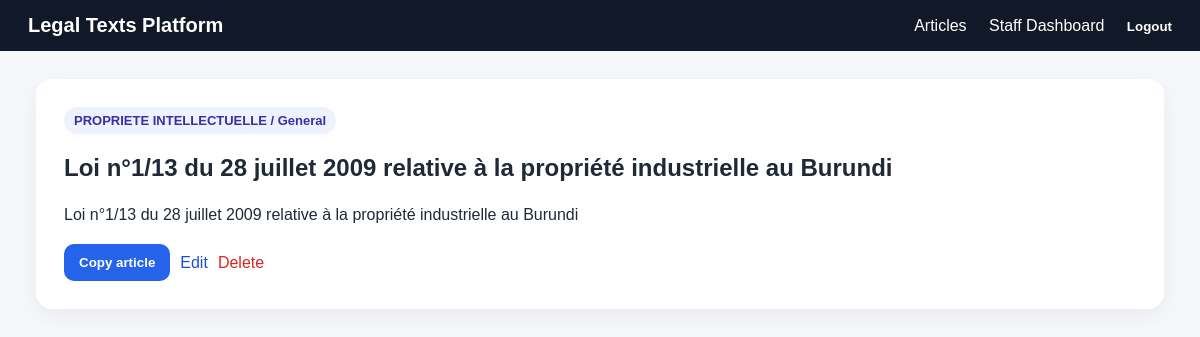
/articles/1/ (signed in), run on the app's committed database.
### legaltexts/models.py (models this page shows, shortened)
class LegalArticle(models.Model):
    section = models.ForeignKey(Section, on_delete=models.CASCADE, related_name='articles')
    title = models.CharField(max_length=500)
    reference_number = models.CharField(max_length=120, blank=True)
    content = models.TextField(blank=True, help_text='Full text, notes, or useful extract.')
    keywords = models.CharField(max_length=500, blank=True)
    source_link = models.URLField(blank=True)
    order = models.PositiveIntegerField(default=0)
    is_active = models.BooleanField(default=True)
    created_at = models.DateTimeField(auto_now_add=True)
    updated_at = models.DateTimeField(auto_now=True)
    class Meta:
        ordering = ['section__part__order', 'section__order', 'order', 'title']

class Section(models.Model):
    part = models.ForeignKey(Part, on_delete=models.CASCADE, related_name='sections')
    title = models.CharField(max_length=255)
    description = models.TextField(blank=True)
    order = models.PositiveIntegerField(default=0)
    class Meta:
        ordering = ['part__order', 'order', 'title']
        unique_together = ('part', 'title')

class Part(models.Model):
    title = models.CharField(max_length=255, unique=True)
    description = models.TextField(blank=True)
    order = models.PositiveIntegerField(default=0)
    class Meta:
        ordering = ['order', 'title']

### legaltexts/views.py (the view)
# urls.py: path('articles/<int:pk>/', views.ArticleDetailView.as_view(), name='article_detail'),
class ArticleDetailView(LoginRequiredMixin, DetailView):
    model = LegalArticle
    template_name = 'legaltexts/article_detail.html'
    context_object_name = 'article'
    def get_queryset(self):
        qs = LegalArticle.objects.select_related('section', 'section__part')
        if not self.request.user.is_staff:
            qs = qs.filter(is_active=True)
        return qs

### legaltexts/templates/legaltexts/article_detail.html (shortened to what this page needs)
{% extends 'legaltexts/base.html' %}
{% block content %}
<article class="detail-card">
    <div class="badge">{{ article.section.part.title }} / {{ article.section.title }}</div>
    <h1>{{ article.title }}</h1>
    <div id="article-copy-{{ article.id }}" class="article-body">
        <p>{{ article.content|linebreaks }}</p>
    </div>
    <div class="actions">
        <button id="copy-btn-{{ article.id }}" onclick="copyArticle('{{ article.id }}')">Copy article</button>
        {% if user.is_staff %}
            <a href="{% url 'article_edit' article.id %}">Edit</a>
            <a class="danger" href="{% url 'article_delete' article.id %}">Delete</a>
        {% endif %}
    </div>
</article>
{% endblock %}

### legaltexts/static/legaltexts/css/style.css (style rules this page uses)
* { box-sizing: border-box; }
body { margin: 0; font-family: Arial, sans-serif; background: #f5f7fb; color: #1f2937; }
a { color: #1d4ed8; text-decoration: none; }
button, .primary, .secondary { border: 0; padding: 11px 15px; border-radius: 10px; cursor: pointer; font-weight: 600; display: inline-block; }
button, .primary { background: #2563eb; color: white; }
.danger { color: #dc2626; }
.article-card, .detail-card, .auth-card, .form-card, table { background: white; border-radius: 16px; box-shadow: 0 8px 24px rgba(0,0,0,.05); }
.badge { display: inline-block; background: #eef2ff; color: #3730a3; padding: 6px 10px; border-radius: 999px; font-size: 13px; font-weight: bold; }
.actions { display: flex; flex-wrap: wrap; gap: 10px; align-items: center; margin-top: 14px; }
.detail-card { padding: 28px; }
.article-body { line-height: 1.65; margin-top: 20px; }

### data on the page
LegalArticle: section.part "PROPRIETE INTELLECTUELLE", section "General", title "Loi n°1/13 du 28 juillet 2009 relative à la propriété industrielle au Burundi", content "Loi n°1/13 du 28 juillet 2009 relative à la propriété industrielle au Burundi"
